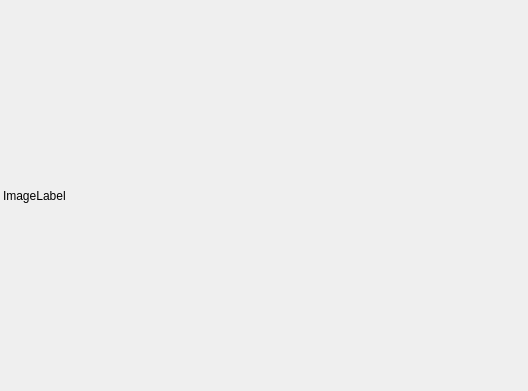
<?xml version="1.0" encoding="UTF-8"?>
<ui version="4.0">
 <class>QtDDSViewerWidget</class>
 <widget class="QWidget" name="QtDDSViewerWidget">
  <property name="geometry">
   <rect>
    <x>0</x>
    <y>0</y>
    <width>528</width>
    <height>391</height>
   </rect>
  </property>
  <property name="windowTitle">
   <string>QtDDSViewerWidget</string>
  </property>
  <layout class="QVBoxLayout" name="verticalLayout_2">
   <property name="spacing">
    <number>3</number>
   </property>
   <property name="leftMargin">
    <number>3</number>
   </property>
   <property name="topMargin">
    <number>3</number>
   </property>
   <property name="rightMargin">
    <number>3</number>
   </property>
   <property name="bottomMargin">
    <number>3</number>
   </property>
   <item>
    <layout class="QVBoxLayout" name="verticalLayout">
     <item>
      <widget class="QLabel" name="Imagelabel">
       <property name="sizePolicy">
        <sizepolicy hsizetype="Expanding" vsizetype="Expanding">
         <horstretch>0</horstretch>
         <verstretch>0</verstretch>
        </sizepolicy>
       </property>
       <property name="text">
        <string>ImageLabel</string>
       </property>
      </widget>
     </item>
    </layout>
   </item>
   <item>
    <layout class="QHBoxLayout" name="horizontalLayout_StatusBar"/>
   </item>
  </layout>
 </widget>
 <layoutdefault spacing="6" margin="11"/>
 <resources/>
 <connections/>
</ui>
